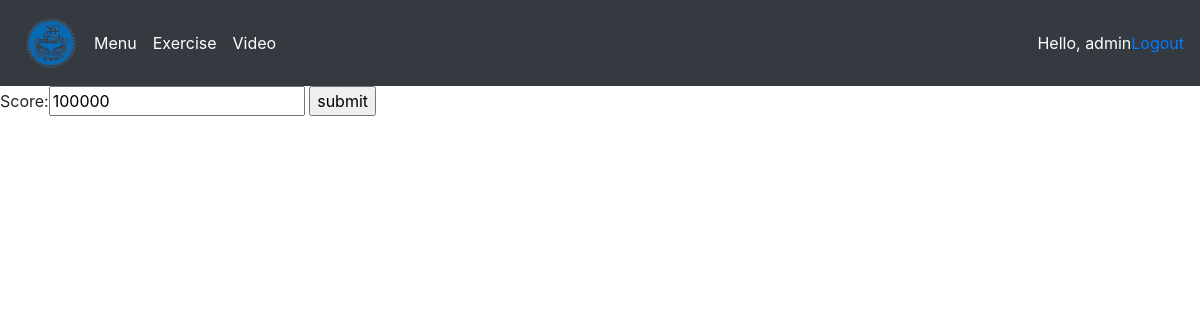
Before: /menu_ostad/tamrin/correction/1 (signed in) with the older database file.
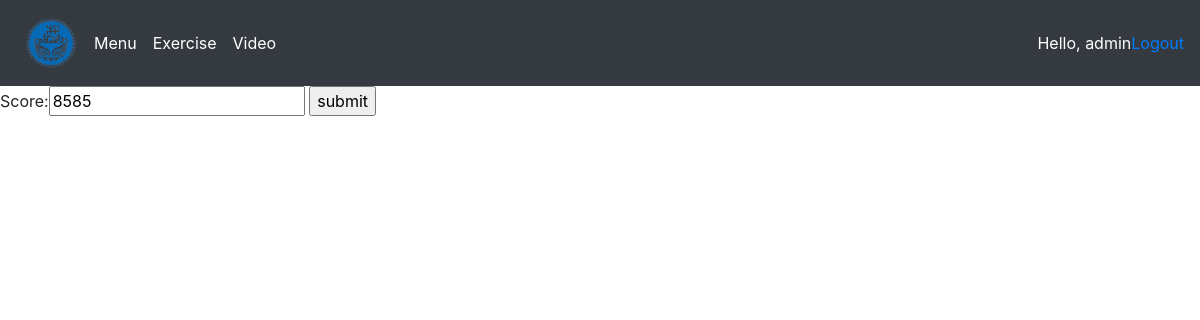
After: the same page with the newer database file.
### users/models.py (models this page shows, shortened)
class Answers(models.Model):  #product
    responder = models.ForeignKey(Responder, null=True, on_delete= models.SET_NULL)
    document = models.FileField(upload_to='medias/files')
    upload_time = models.DateTimeField(auto_now_add=True)
    tamrin = models.ManyToManyField(Tamrin)
    score = models.CharField(max_length=50, null=True, blank=True)

### users/decorator.py (the view)
        def wrapper_func(request, *args, **kwargs):
            group = None
            if request.user.groups.exists():
                group = request.user.groups.all()[0].name
            if group in allowed_roles:
                return view_func(request, *args, **kwargs)
            else:
                return HttpResponse(group)

### users/forms.py
class ScoreOstad(ModelForm):
    class Meta:
        model = Answers
        fields = ['score',]

### users/decorator.py (called while the page is built)
def allowed_users(allowed_roles=[]):
    def decorator(view_func):
        def wrapper_func(request, *args, **kwargs):
            group = None
            if request.user.groups.exists():
                group = request.user.groups.all()[0].name
            if group in allowed_roles:
                return view_func(request, *args, **kwargs)
            else:
                return HttpResponse(group)
        return wrapper_func
    return decorator

### users/views.py (called while the page is built)
@login_required(login_url='login')
@allowed_users(allowed_roles=['ostad'])
def tamrinCorrection(request, answer_id):
    answer = Answers.objects.get(id=answer_id)
    form = ScoreOstad(instance=answer)
    if request.method == 'POST':
        form = ScoreOstad(request.POST, instance=answer)
        if form.is_valid():
            form.save()
            return redirect('../tamrin/')
    context = {'form': form}
    return render(request, 'users/tamrin_ostad_tamrin_correction.html' ,context)

### users/templates/users/tamrin_ostad_tamrin_correction.html (shortened to what this page needs)
{% extends 'users/base.html' %}
{% load static %}
{% block content %}
<form action="" method="POST">
    {{ form }}
    <input type="submit" value="submit">
</form>
{% endblock %}

Changed rows visible on the page:
changed Answers: score "100000" → "8585"
